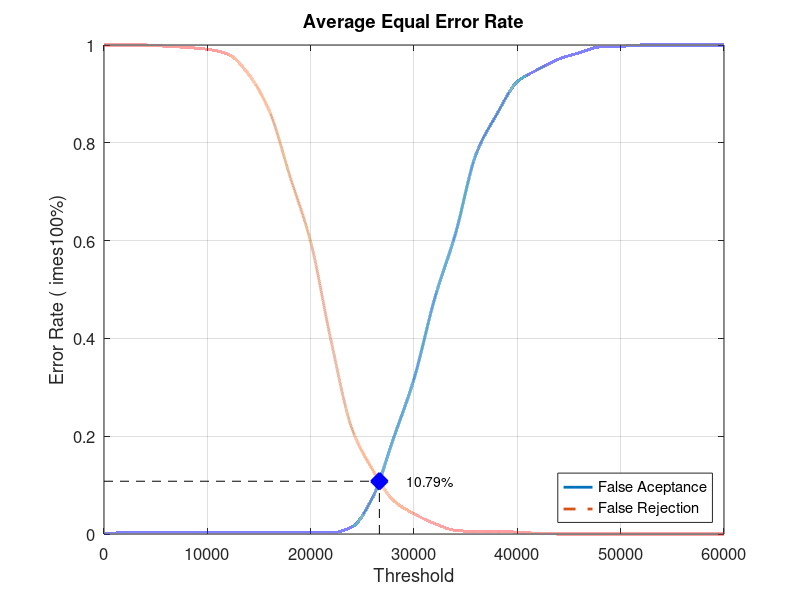
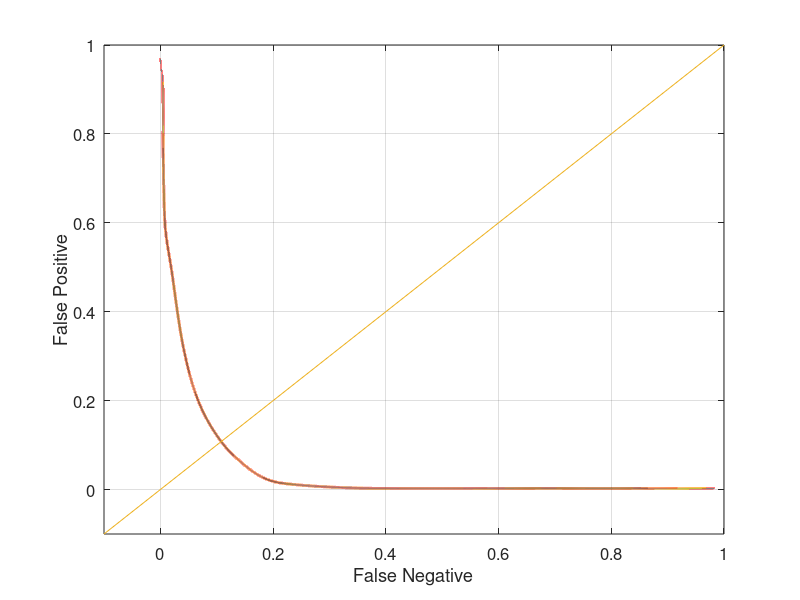

These charts were generated, in order, by the following MATLAB code:
close all;
clear;
clc;
x = 0:2000:60000;
xq = 0:0.5:60000;

y0 = [0 0.00263158 0.00263158 0.00263158 0.00263158 0.00263158 0.00263158 0.00263158 0.00263158 0.00263158 0.00263158 0.00263158 0.0144737 0.075 0.194737 0.317105 0.481579 0.613158 0.776316 0.857895 0.925 0.95 0.971053 0.98421 0.996053 0.997368 1 1 1 1 1]
yy0 = interp1(x, y0, xq, 'pchip');
y1 = [1 1 1 0.9975 0.995 0.99125 0.98125 0.94 0.865 0.73125 0.5975 0.3925 0.215 0.13125 0.06875 0.04125 0.02125 0.0075 0.005 0.005 0.00375 0.00125 0 0 0 0 0 0 0 0 0]
yy1 = interp1(x, y1, xq, 'pchip');

% Calculating EER: 
y2 = abs(y0 - y1);
find(y2 == min(y2))
yy2 = abs(yy0 - yy1);
xEER = find(yy2 == min(yy2));
xEERIndex = xq(xEER) % X-axis EER
yEER = yy0(xEER) % Y-axis EER

main = figure
plot(xq, yy0,'-','LineWidth', 2);	hold on
plot(xq, yy1,'--','LineWidth', 2);	hold on
plot([xEERIndex xEERIndex], [0 yEER], 'k--');	hold on
plot([0 xEERIndex], [yEER yEER], 'k--');	hold on
plot(xEERIndex, yEER, 'bx', 'LineWidth', 10);	hold on
text(xEERIndex + 10 * xEERIndex / 100, yEER, [num2str(round((10000 * yEER)) / 100) '%'])
legend('False Aceptance', 'False Rejection', 'Location', 'SouthEast')
xlabel('Threshold')
ylabel('Error Rate (	imes100%)')
title('Average Equal Error Rate')
set(gca, 'FontSize', 12)
axis([0 60000 0 1])
grid on

print(main, 'Experiment1AverageMain', '-dpng');
FNRxFPR = figure('Color', [1 1 1]);
plot(yy1, yy0, '-', yy1, yy0, 'LineWidth', 2);
hold on
y = -0.1:0.1:1
plot(y, y); 
set(gca, 'FontSize', 12)
xlabel('False Negative')
ylabel('False Positive')
axis([-0.1 1 -0.1 1])
set(gca, 'FontSize', 12)
grid on

print(FNRxFPR, 'Experiment1AverageFNRxFPR','-dpng');
